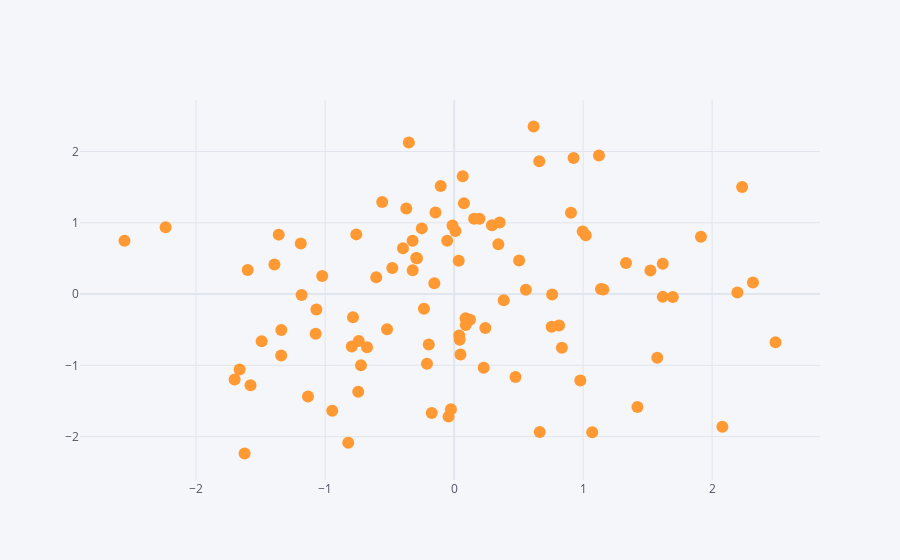

The notebook cell this image was saved under:
### Code cell
df.iplot(kind='scatter',x='A',y='B',mode='markers')
